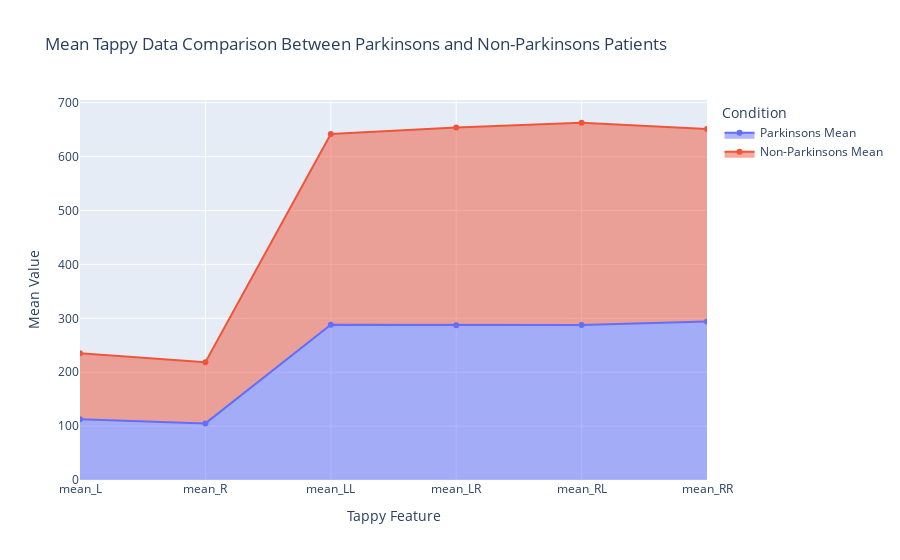

Source (notebook cell):
### Code cell
tappy_columns = ['mean_L', 'mean_R', 'mean_LL', 'mean_LR', 'mean_RL', 'mean_RR', ]
explorer_df[tappy_columns] = explorer_df[tappy_columns].abs()


parkinsons_means = explorer_df[explorer_df['Parkinsons'] == True][tappy_columns].mean()
non_parkinsons_means = explorer_df[explorer_df['Parkinsons'] == False][tappy_columns].mean()


area_data = pd.DataFrame({
    'Tappy Feature': tappy_columns,
    'Parkinsons Mean': parkinsons_means.values,
    'Non-Parkinsons Mean': non_parkinsons_means.values
})


melted_area_data = area_data.melt(id_vars='Tappy Feature', var_name='Condition', value_name='Mean Value')


fig = px.area(melted_area_data, x='Tappy Feature', y='Mean Value', color='Condition', 
              title='Mean Tappy Data Comparison Between Parkinsons and Non-Parkinsons Patients',
              labels={'Mean Value': 'Mean Value', 'Tappy Feature': 'Tappy Feature'},
              line_shape='linear')


fig.update_traces(mode='lines+markers', marker=dict(size=6))

fig.show()

### Figure 1 — Plotly figure (JSON) as saved in the notebook; plotly's stock layout.template omitted (floating-point values rounded to 4 significant figures)
{"data": [{"fillpattern": {"shape": ""}, "hovertemplate": "Condition=Parkinsons Mean<br>Tappy Feature=%{x}<br>Mean Value=%{y}<extra></extra>", "legendgroup": "Parkinsons Mean", "line": {"color": "#636efa", "shape": "linear"}, "marker": {"size": 6, "symbol": "circle"}, "mode": "lines+markers", "name": "Parkinsons Mean", "orientation": "v", "showlegend": true, "stackgroup": "1", "type": "scatter", "x": ["mean_L", "mean_R", "mean_LL", "mean_LR", "mean_RL", "mean_RR"], "xaxis": "x", "y": [112.6, 105.0, 288.1, 287.2, 287.6, 294.1], "yaxis": "y"}, {"fillpattern": {"shape": ""}, "hovertemplate": "Condition=Non-Parkinsons Mean<br>Tappy Feature=%{x}<br>Mean Value=%{y}<extra></extra>", "legendgroup": "Non-Parkinsons Mean", "line": {"color": "#EF553B", "shape": "linear"}, "marker": {"size": 6, "symbol": "circle"}, "mode": "lines+markers", "name": "Non-Parkinsons Mean", "orientation": "v", "showlegend": true, "stackgroup": "1", "type": "scatter", "x": ["mean_L", "mean_R", "mean_LL", "mean_LR", "mean_RL", "mean_RR"], "xaxis": "x", "y": [122.7, 113.6, 353.9, 366.6, 375.2, 357.1], "yaxis": "y"}], "layout": {"legend": {"title": {"text": "Condition"}, "tracegroupgap": 0}, "title": {"text": "Mean Tappy Data Comparison Between Parkinsons and Non-Parkinsons Patients"}, "xaxis": {"anchor": "y", "domain": [0, 1], "title": {"text": "Tappy Feature"}}, "yaxis": {"anchor": "x", "domain": [0, 1], "title": {"text": "Mean Value"}}}}
